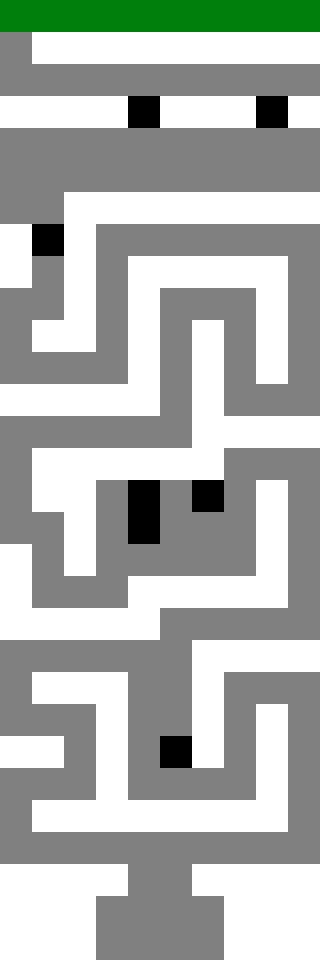

Rendered tile map (Tiled .tmx) drawn with the repository's tilesets; below, a short description and the full map source, tile grids included:
An orthogonal 10x30 tile map with 32x32 px tiles, 1 tile layer (Kachelebene 1).

<map version="1.0" tiledversion="1.0.3" orientation="orthogonal" renderorder="right-down" width="10" height="30" tilewidth="32" tileheight="32" nextobjectid="1">
 <tileset firstgid="1" source="Tileset.tsx" />
 <layer name="Kachelebene 1" width="10" height="30">
  <data encoding="csv">
1,1,1,1,1,1,1,1,1,1,
2,4,4,4,4,4,4,4,4,4,
2,2,2,2,2,2,2,2,2,2,
4,4,4,4,3,4,4,4,3,4,
2,2,2,2,2,2,2,2,2,2,
2,2,2,2,2,2,2,2,2,2,
2,2,4,4,4,4,4,4,4,4,
4,3,4,2,2,2,2,2,2,2,
4,2,4,2,4,4,4,4,4,2,
2,2,4,2,4,2,2,2,4,2,
2,4,4,2,4,2,4,2,4,2,
2,2,2,2,4,2,4,2,4,2,
4,4,4,4,4,2,4,2,2,2,
2,2,2,2,2,2,4,4,4,4,
2,4,4,4,4,4,4,2,2,2,
2,4,4,2,3,2,3,2,4,2,
2,2,4,2,3,2,2,2,4,2,
4,2,4,2,2,2,2,2,4,2,
4,2,2,2,4,4,4,4,4,2,
4,4,4,4,4,2,2,2,2,2,
2,2,2,2,2,2,4,4,4,4,
2,4,4,4,2,2,4,2,2,2,
2,2,2,4,2,2,4,2,4,2,
4,4,2,4,2,3,4,2,4,2,
2,2,2,4,2,2,2,2,4,2,
2,4,4,4,4,4,4,4,4,2,
2,2,2,2,2,2,2,2,2,2,
4,4,4,4,2,2,4,4,4,4,
4,4,4,2,2,2,2,4,4,4,
4,4,4,2,2,2,2,4,4,4
</data>
 </layer>
</map>
